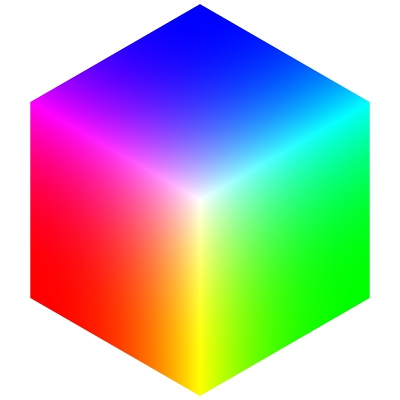
#> input picture pratica_ii/RGB.jpg, 400 x 400 px
$ python -i praticaii.py   (imports and definitions only)
#> lines starting #> are read from the running program, lines starting #| are printed output that depends on the picture
# Participantes: Guilherme Augusto, Julia Macedo e Victor Henrique Labes


from urllib.request import urlopen
from PIL import Image # package pillow
import math

# [52 lines left out: functions criarImagemRGB, converterParaEscalaDeCinza, criarImagemBinaria, not called in this run]
'''
# Chamada da função
imagem_binaria = criarImagemBinaria()
imagem_binaria.show()
'''

def separar_canais(imagem_path):
#> called with imagem_path = 'RGB.jpg'
    img = Image.open(imagem_path)
#> img is the input picture: PIL image 400x400 RGB; mean R, G, B 181.5, 181.6, 181.4

    # Verifica se a imagem está no modo RGB, não sei se precisa disso
    if img.mode != "RGB":
        raise ValueError("A imagem deve estar no formato RGB.")

    # Cria imagens vazias para cada canal
    r_channel = Image.new("RGB", img.size)
#> r_channel: PIL image 400x400 RGB; every value is 0
    g_channel = Image.new("RGB", img.size)
    b_channel = Image.new("RGB", img.size)

    pixels = img.load()

    for i in range(img.size[0]):
        for j in range(img.size[1]):
            r, g, b = pixels[i, j]
            r_channel.putpixel((i, j), (r, 0, 0))
            g_channel.putpixel((i, j), (0, g, 0))
            b_channel.putpixel((i, j), (0, 0, b))
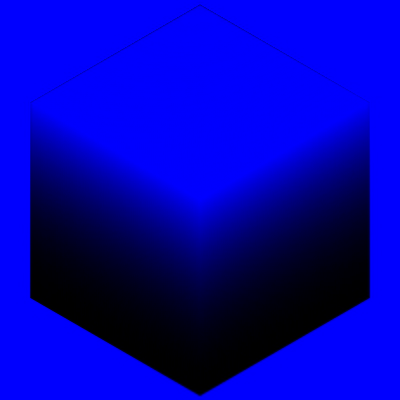
#> b_channel: PIL image 400x400 RGB; mean R, G, B 0, 0, 181.4
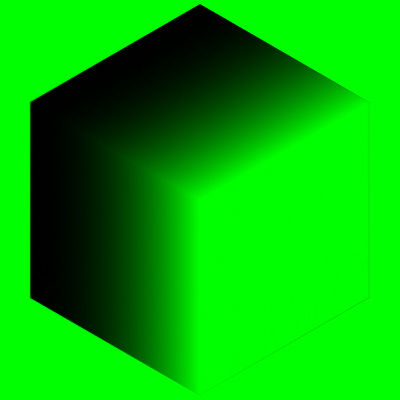
#> g_channel: PIL image 400x400 RGB; mean R, G, B 0, 181.6, 0
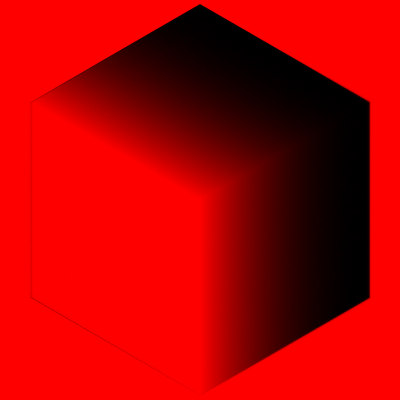
#> r_channel: PIL image 400x400 RGB; mean R, G, B 181.5, 0, 0

    r_channel.save("canal_vermelho.png")
    g_channel.save("canal_verde.png")
    b_channel.save("canal_azul.png")

    return r_channel, g_channel, b_channel

'''
# Chamada da função
imagem_path = "imagem.png"
r_img, g_img, b_img = separar_canais(imagem_path)
'''

'''
# Exibe as imagens resultantes
r_img.show()
g_img.show()
b_img.show()
'''

# [5 lines not run here, left out]

>>> result = separar_canais('RGB.jpg')
